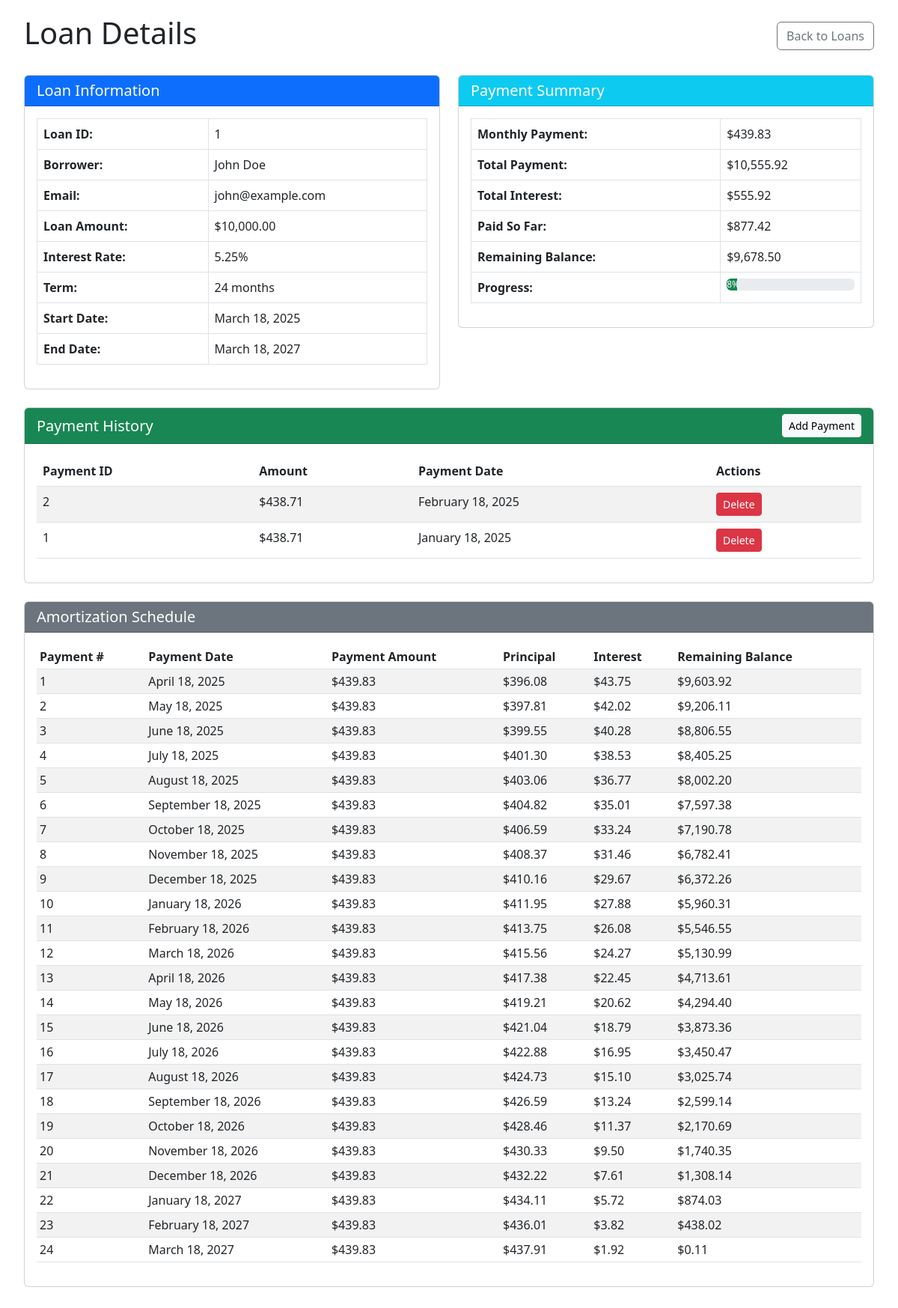
Screenshot of /view_loan.php?id=1 with the database file from the repository.
### tables this page shows
CREATE TABLE IF NOT EXISTS loans (
    id INT AUTO_INCREMENT PRIMARY KEY,
    user_id INT NOT NULL,
    amount DECIMAL(10, 2) NOT NULL,
    interest_rate DECIMAL(5, 2) NOT NULL,
    term_months INT NOT NULL,
    created_at DATETIME NOT NULL,
    updated_at DATETIME NOT NULL,
    FOREIGN KEY (user_id) REFERENCES users(id)
);

CREATE TABLE IF NOT EXISTS users (
    id INT AUTO_INCREMENT PRIMARY KEY,
    name VARCHAR(100) NOT NULL,
    email VARCHAR(100) NOT NULL UNIQUE,
    phone VARCHAR(20),
    address TEXT,
    created_at DATETIME NOT NULL,
    updated_at DATETIME NOT NULL
);

CREATE TABLE IF NOT EXISTS payments (
    id INT AUTO_INCREMENT PRIMARY KEY,
    loan_id INT NOT NULL,
    amount DECIMAL(10, 2) NOT NULL,
    payment_date DATE NOT NULL,
    created_at DATETIME NOT NULL,
    FOREIGN KEY (loan_id) REFERENCES loans(id) ON DELETE CASCADE
);

### Service/LoanService.php (called while the page is built, shortened)
<?php
class LoanService {
    private $loanRepository;
    public function __construct(LoanRepository $loanRepository) {
        $this->loanRepository = $loanRepository;
    }
    public function getLoanById(int $loanId) {
        $loanData = $this->loanRepository->getLoanById($loanId);
        return Loan::fromArray($loanData);
    }
    public function calculateMonthlyPayment(float $amount, float $interestRate, int $termMonths) {
        $monthlyInterestRate = $interestRate / 12 / 100;
        $monthlyPayment = ($monthlyInterestRate * $amount) /
                          (1 - pow(1 + $monthlyInterestRate, -$termMonths));
        return round($monthlyPayment, 2);
    }
    public function calculateTotalRepayment(float $amount, float $interestRate, int $termMonths) {
        $monthlyPayment = $this->calculateMonthlyPayment($amount, $interestRate, $termMonths);
        $totalRepayment = $monthlyPayment * $termMonths;
        return round($totalRepayment, 2);
    }
    public function calculateTotalInterest(float $amount, float $interestRate, int $termMonths) {
        $totalRepayment = $this->calculateTotalRepayment($amount, $interestRate, $termMonths);
        $totalInterest = $totalRepayment - $amount;
        return round($totalInterest, 2);
    }
}

### Repository/LoanRepository.php (called while the page is built, shortened)
<?php
class LoanRepository {
    private $db;
    public function __construct(PDO $db) {
        $this->db = $db;
    }
    public function getLoanById(int $loanId) {
        $stmt = $this->db->prepare("SELECT * FROM loans WHERE id = ?");
        $stmt->execute([$loanId]);
        $loan = $stmt->fetch(PDO::FETCH_ASSOC);
        return $loan ?: null;
    }
}

### Model/Loan.php (called while the page is built, shortened)
<?php
class Loan {
    private $id;
    private $amount;
    private $interestRate;
    private $termMonths;
    private $createdAt;
    public static function fromArray(array $data): Loan {
        $loan = new self();
        $loan->id = $data['id'] ?? null;
        $loan->userId = $data['user_id'] ?? null;
        $loan->amount = $data['amount'] ?? null;
        $loan->interestRate = $data['interest_rate'] ?? null;
        $loan->termMonths = $data['term_months'] ?? null;
        $loan->createdAt = $data['created_at'] ?? null;
        $loan->updatedAt = $data['updated_at'] ?? null;
        return $loan;
    }
    public function getId() {
        return $this->id;
    }
    public function getAmount() {
        return $this->amount;
    }
    public function getInterestRate() {
        return $this->interestRate;
    }
    public function getTermMonths() {
        return $this->termMonths;
    }
    public function getCreatedAt() {
        return $this->createdAt;
    }
}

### view_loan.php (the view, shortened to what this page needs)
<?php
spl_autoload_register(function ($class) {
    $prefix = 'Loan\\';
    $base_dir = __DIR__ . '/';
    $len = strlen($prefix);
    $relative_class = substr($class, $len);
    $file = $base_dir . str_replace('\\', '/', $relative_class) . '.php';
});
$loanId = (int)$_GET['id'];
try {
    $db = Database::getConnection();
    $loanRepository = new LoanRepository($db);
    $loanService = new LoanService($loanRepository);
    $loan = $loanService->getLoanById($loanId);
    $stmt = $db->prepare("SELECT * FROM users WHERE id = ?");
    $stmt->execute([$loan->getUserId()]);
    $user = $stmt->fetch(PDO::FETCH_ASSOC);
    $monthlyPayment = $loanService->calculateMonthlyPayment(
        $loan->getAmount(),
        $loan->getInterestRate(),
        $loan->getTermMonths()
    );
    $totalPayment = $loanService->calculateTotalRepayment(
        $loan->getAmount(),
        $loan->getInterestRate(),
        $loan->getTermMonths()
    );
    $totalInterest = $loanService->calculateTotalInterest(
        $loan->getAmount(),
        $loan->getInterestRate(),
        $loan->getTermMonths()
    );
    $stmt = $db->prepare("SELECT * FROM payments WHERE loan_id = ? ORDER BY payment_date DESC");
    $stmt->execute([$loanId]);
    $payments = $stmt->fetchAll(PDO::FETCH_ASSOC);
    $totalPaid = 0;
    foreach ($payments as $payment) {
        $totalPaid += $payment['amount'];
    }
    $remainingBalance = $totalPayment - $totalPaid;
} catch (PDOException $e) {
    $error = "Database error: " . $e->getMessage();
}
?>
<!DOCTYPE html>
<html lang="en">
<head>
    <link href="https://cdn.jsdelivr.net/npm/bootstrap@5.3.0-alpha1/dist/css/bootstrap.min.css" rel="stylesheet">
</head>
<body>
    <div class="container">
        <div class="d-flex justify-content-between align-items-center mb-4">
            <h1>Loan Details</h1>
            <a href="index.php" class="btn btn-outline-secondary">Back to Loans</a>
        </div>
        <?php if (isset($error)): ?>
            <div class="alert alert-danger">
                <?php echo $error; ?>
            </div>
        <?php else: ?>
            <div class="row">
                <div class="col-md-6">
                    <div class="card mb-4">
                        <div class="card-header bg-primary text-white">
                            <h5 class="mb-0">Loan Information</h5>
                        </div>
                        <div class="card-body">
                            <table class="table table-bordered">
                                <tr>
                                    <th>Loan ID:</th>
                                    <td><?php echo $loan->getId(); ?></td>
                                </tr>
                                <tr>
                                    <th>Borrower:</th>
                                    <td><?php echo htmlspecialchars($user['name']); ?></td>
                                </tr>
                                <tr>
                                    <th>Email:</th>
                                    <td><?php echo htmlspecialchars($user['email']); ?></td>
                                </tr>
                                <tr>
                                    <th>Loan Amount:</th>
                                    <td>$<?php echo number_format($loan->getAmount(), 2); ?></td>
                                </tr>
                                <tr>
                                    <th>Interest Rate:</th>
                                    <td><?php echo $loan->getInterestRate(); ?>%</td>
                                </tr>
                                <tr>
                                    <th>Term:</th>
                                    <td><?php echo $loan->getTermMonths(); ?> months</td>
                                </tr>
                                <tr>
                                    <th>Start Date:</th>
                                    <td><?php echo date('F j, Y', strtotime($loan->getCreatedAt())); ?></td>
                                </tr>
                                <tr>
                                    <th>End Date:</th>
                                    <td><?php echo date('F j, Y', strtotime($loan->getCreatedAt() . " + " . $loan->getTermMonths() . " months")); ?></td>
                                </tr>
                            </table>
                        </div>
                    </div>
                </div>
                <div class="col-md-6">
                    <div class="card mb-4">
                        <div class="card-header bg-info text-white">
                            <h5 class="mb-0">Payment Summary</h5>
                        </div>
                        <div class="card-body">
                            <table class="table table-bordered">
                                <tr>
                                    <th>Monthly Payment:</th>
                                    <td>$<?php echo number_format($monthlyPayment, 2); ?></td>
                                </tr>
                                <tr>
                                    <th>Total Payment:</th>
                                    <td>$<?php echo number_format($totalPayment, 2); ?></td>
                                </tr>
                                <tr>
                                    <th>Total Interest:</th>
                                    <td>$<?php echo number_format($totalInterest, 2); ?></td>
                                </tr>
                                <tr>
                                    <th>Paid So Far:</th>
                                    <td>$<?php echo number_format($totalPaid, 2); ?></td>
                                </tr>
                                <tr>
                                    <th>Remaining Balance:</th>
                                    <td>$<?php echo number_format($remainingBalance, 2); ?></td>
                                </tr>
                                <tr>
                                    <th>Progress:</th>
                                    <td>
                                        <div class="progress">
                                            <div class="progress-bar bg-success" role="progressbar"
                                                 style="width: <?php echo ($totalPaid / $totalPayment) * 100; ?>%"
                                                 aria-valuenow="<?php echo ($totalPaid / $totalPayment) * 100; ?>"
                                                 aria-valuemin="0" aria-valuemax="100">
                                                <?php echo round(($totalPaid / $totalPayment) * 100); ?>%
                                            </div>
                                        </div>
                                    </td>
                                </tr>
                            </table>
                        </div>
                    </div>
                </div>
            </div>
            <div class="card mb-4">
                <div class="card-header bg-success text-white d-flex justify-content-between align-items-center">
                    <h5 class="mb-0">Payment History</h5>
                    <button type="button" class="btn btn-light btn-sm" data-bs-toggle="modal" data-bs-target="#addPaymentModal">
                        Add Payment
                    </button>
                </div>
                <div class="card-body">
                    <?php if (count($payments) > 0): ?>
                        <table class="table table-striped table-hover">
                            <thead>
                                <tr>
                                    <th>Payment ID</th>
                                    <th>Amount</th>
                                    <th>Payment Date</th>
                                    <th>Actions</th>
                                </tr>
                            </thead>
                            <tbody>
                                <?php foreach ($payments as $payment): ?>
                                    <tr>
                                        <td><?php echo $payment['id']; ?></td>
                                        <td>$<?php echo number_format($payment['amount'], 2); ?></td>
                                        <td><?php echo date('F j, Y', strtotime($payment['payment_date'])); ?></td>
                                        <td>
                                            <form method="post" style="display: inline;">
                                                <button type="submit" class="btn btn-sm btn-danger" onclick="return confirm('Are you sure you want to delete this payment?')">Delete</button>
                                            </form>
                                        </td>
                                    </tr>
                                <?php endforeach; ?>
                            </tbody>
                        </table>
                    <?php else: ?>
                        <p class="text-center">No payment history available.</p>
                    <?php endif; ?>
                </div>
            </div>
            <div class="card mb-4">
                <div class="card-header bg-secondary text-white">
                    <h5 class="mb-0">Amortization Schedule</h5>
                </div>
                <div class="card-body">
                    <table class="table table-striped table-hover table-sm">
                        <thead>
                            <tr>
                                <th>Payment #</th>
                                <th>Payment Date</th>
                                <th>Payment Amount</th>
                                <th>Principal</th>
                                <th>Interest</th>
                                <th>Remaining Balance</th>
                            </tr>
                        </thead>
                        <tbody>
                            <?php
                            $balance = $loan->getAmount();
                            $monthlyInterestRate = $loan->getInterestRate() / 12 / 100;
                            $startDate = new DateTime($loan->getCreatedAt());
                            for ($i = 1; $i <= $loan->getTermMonths(); $i++) {
                                $interest = $balance * $monthlyInterestRate;
                                $principal = $monthlyPayment - $interest;
                                $balance -= $principal;
                                $paymentDate = clone $startDate;
                                $paymentDate->modify("+$i months");
                                $isPaid = false;
                                $rowClass = $isPaid ? 'table-success' : '';
                            ?>
                                <tr class="<?php echo $rowClass; ?>">
                                    <td><?php echo $i; ?></td>
                                    <td><?php echo $paymentDate->format('F j, Y'); ?></td>
                                    <td>$<?php echo number_format($monthlyPayment, 2); ?></td>
                                    <td>$<?php echo number_format($principal, 2); ?></td>
                                    <td>$<?php echo number_format($interest, 2); ?></td>
                                    <td>$<?php echo number_format($balance, 2); ?></td>
                                </tr>
                            <?php } ?>
                        </tbody>
                    </table>
                </div>
            </div>
        <?php endif; ?>
    </div>
</body>
</html>

### view_loan.php (style rules this page uses)
body { padding: 20px; }
.container { max-width: 1200px; }

### rows the page displays
loans: id "1", amount "10,000.00", interest_rate "5.25", term_months "24", created_at "March 18, 2025", created_at+term_months "March 18, 2027", term_months "439.83", totalPayment "10,555.92", totalInterest "555.92", remainingBalance "9,678.50", ($totalPaid / $totalPayment) * 100 "8", created_at "April 18, 2025", principal "396.08", interest "43.75", created_at "May 18, 2025", principal "397.81", interest_rate "42.02", created_at "June 18, 2025", principal "399.55", interest_rate "40.28", created_at "July 18, 2025", principal "401.30", interest_rate "38.53", created_at "August 18, 2025", principal "403.06", interest_rate "36.77", created_at "September 18, 2025", principal "404.82", interest_rate "35.01", created_at "October 18, 2025", principal "406.59", interest_rate "33.24", created_at "November 18, 2025", principal "408.37", interest_rate "31.46", created_at "December 18, 2025", principal "410.16", interest_rate "29.67", created_at "January 18, 2026", principal "411.95", interest_rate "27.88", created_at "February 18, 2026", principal "413.75", interest_rate "26.08", created_at "March 18, 2026", principal "415.56", interest_rate "24.27", created_at "April 18, 2026", principal "417.38", interest_rate "22.45", created_at "May 18, 2026", principal "419.21", interest_rate "20.62", created_at "June 18, 2026", principal "421.04", interest_rate "18.79", created_at "July 18, 2026", principal "422.88", interest_rate "16.95", created_at "August 18, 2026", principal "424.73", interest_rate "15.10", created_at "September 18, 2026", principal "426.59", interest_rate "13.24", created_at "October 18, 2026", principal "428.46", interest_rate "11.37", created_at "November 18, 2026", principal "430.33", interest_rate "9.50", created_at "December 18, 2026", principal "432.22", interest_rate "7.61", created_at "January 18, 2027", principal "434.11", interest_rate "5.72", created_at "February 18, 2027", principal "436.01", interest_rate "3.82", created_at "March 18, 2027", principal "437.91", interest_rate "1.92"
users: name "John Doe", email "john@example.com"
payments: id "2", amount "438.71", payment_date "February 18, 2025"
payments: id "1", amount "438.71", payment_date "January 18, 2025"

### other values shown
$totalPaid "877.42"
$balance "9,603.92"
$balance "9,206.11"
$balance "8,806.55"
$balance "8,405.25"
$balance "8,002.20"
$balance "7,597.38"
$balance "7,190.78"
$balance "6,782.41"
$balance "6,372.26"
$balance "5,960.31"
$balance "5,546.55"
$balance "5,130.99"
$balance "4,713.61"
$balance "4,294.40"
